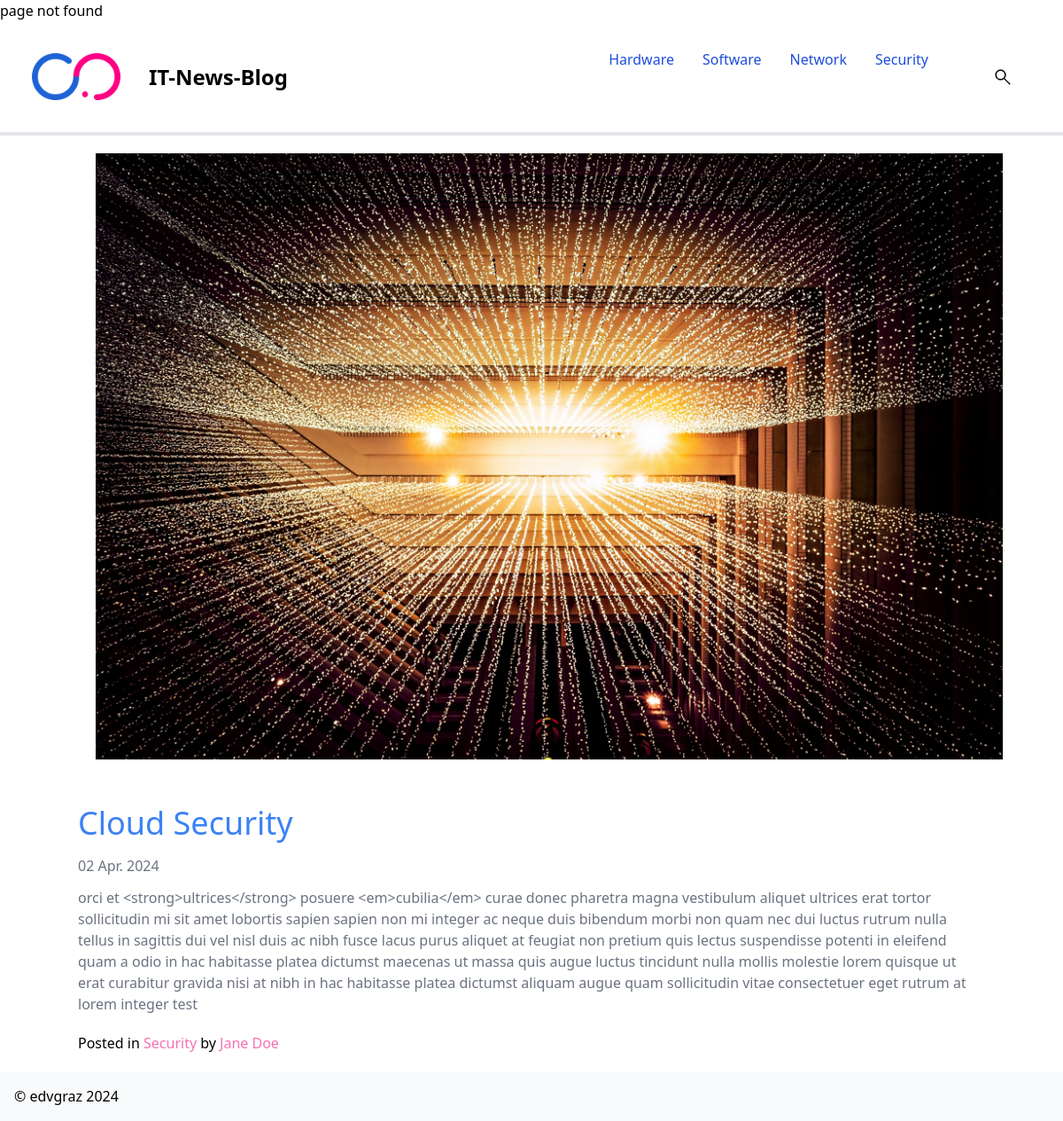
The app's page /public/article.php?id=8 with its own data.
### tables this page shows
CREATE TABLE `category` (
  `id` int(11) NOT NULL,
  `name` varchar(50) NOT NULL,
  `description` varchar(254) NOT NULL,
  `navigation` tinyint(1) NOT NULL,
  `seo_title` varchar(20) NOT NULL
);

CREATE TABLE `articles` (
  `id` int(11) NOT NULL,
  `title` varchar(100) NOT NULL,
  `summary` varchar(200) NOT NULL,
  `content` text NOT NULL,
  `created` timestamp NOT NULL DEFAULT CURRENT_TIMESTAMP,
  `category_id` int(11) NOT NULL,
  `user_id` int(11) NOT NULL,
  `images_id` int(11) DEFAULT NULL,
  `published` tinyint(4) NOT NULL,
  `seo_title` varchar(20) NOT NULL
);

CREATE TABLE `images` (
  `id` int(11) NOT NULL,
  `filename` varchar(200) NOT NULL,
  `alttext` varchar(200) NOT NULL
);

### public/includes/functions.php (called while the page is built, shortened)
<?php
function e($string)
{
    return htmlentities($string, ENT_QUOTES, "UTF-8", false);
}
function pdo_execute(PDO $pdo, string $sql, array $bindings = null): false|PDOStatement
{
    if (!$bindings) {
        return $pdo->query($sql);
    }
    $statement = $pdo->prepare($sql);
    foreach ($bindings as $key => $value) {
        if (is_int($value)) {
            $statement->bindValue($key, $value, PDO::PARAM_INT);
        } else {
            $statement->bindValue($key, $value);
        }
    }
    $statement->execute();
    return $statement;
}
function format_date(string $string): string
{
    $date = date_create_from_format('Y-m-d H:i:s', $string);
    return $date->format('d M. Y');
}

### public/article.php (the view, shortened to what this page needs)
<?php
require 'includes/db-connect.php';
require 'includes/functions.php';
$cat_id = filter_input(INPUT_GET, 'id', FILTER_VALIDATE_INT);
$sql =
    "select a.title, a.summary, a.content, a.created, a.category_id, a.user_id, c.name as category,
    concat(u.forename, ' ', u.surname) as author, i.filename as image_file, i.alttext as image_alt
    from articles as a
    join category as c on a.category_id=c.id
    join user as u on a.user_id=u.id
    left join images as i on a.images_id=i.id
    where a.id=:id and a.published=1;
    ";
$article = pdo_execute($pdo, $sql, ['id' => $cat_id])->fetch();
$sql = "select id, name from category where navigation = 1;";
$navigation = pdo_execute($pdo, $sql)->fetchAll();
$section = $article['category_id'];
?>
<?php include './includes/header.php'; ?>
<main class="flex flex-wrap container mx-auto">
    <section>
        <img src="uploads/<?= e($article['image_file'] ?? 'placeholder.png') ?>" alt="<?= e($article['image_file']) ?>">
    </section>
    <section>
        <h1 class="text-4xl text-blue-500 mb-4 mt-8"><?= e($article['title']) ?></h1>
        <div class="text-gray-500 mb-3"><?= e(format_date($article['created'])) ?></div>
        <div class="text-gray-500"><?= e(($article['content'])) ?></div>
        <p class="credit-text-xs mt-5 mb-5">
            Posted in <a class="text-pink-400" href="category.php?id=<?= $article['category_id'] ?>">
                <?= e($article['category']) ?>
            </a>
            by <a class="text-pink-400" href="user.php?id=<?= $article['user_id'] ?>">
                <?= e($article['author']) ?></a>
        </p>
    </section>
</main>
<?php include './includes/footer.php'; ?>

### public/includes/header.php (shortened to what this page needs)
<!DOCTYPE html>
<html lang="de-DE">
<head>
    <link rel="stylesheet" type="text/css" href="../css/output.css">
</head>
<body>
<header class="bg-white border-gray-200 dark:bg-gray-900 border-b-4">
    <div class="max-w-screen-xl flex flex-wrap items-center justify-between mx-auto p-4">
        <div class="logo">
            <a href="../index.php" class="flex items-center space-x-3 rtl:space-x-reverse">
                <img src="../img/page-logo.png" alt="IT-Logo" width="100">
                <span class="self-center text-2xl font-semibold whitespace-nowrap dark:text-white">IT-News-Blog</span>
            </a>
        </div>
        <nav>
            <div class="hidden w-full md:block md:w-auto" id="navbar-default">
                <ul id="menu"
                    class="font-medium flex flex-col p-4 md:p-0 mt-4 border border-gray-100 rounded-lg bg-gray-50 md:flex-row md:space-x-8 rtl:space-x-reverse md:mt-0 md:border-0 md:bg-white dark:bg-gray-800 md:dark:bg-gray-900 dark:border-gray-700">
									<?php foreach ( $navigation as $link ) : ?>
                      <li>
                          <a class="block py-2 px-3 text-white bg-blue-700 rounded hover:text-pink-600 md:bg-transparent md:text-blue-700 md:p-0 dark:text-white md:dark:text-blue-500"
                             href="category.php?id=<?= $link['id'] ?>"<?= ( $section == $link['id'] ) ? 'aria-current="page"' : '' ?>>
														<?= e( $link['name'] ) ?>
                          </a>
                      </li>
									<?php endforeach; ?>
                    <li>
                        <a href="search.php">
                            <object class="pointer-events-none" data="../img/material-search.svg" type="image/svg+xml">
                                <img src="../img/material-search.png" alt="Search">
                            </object>
                        </a>
                    </li>
                </ul>
            </div>
        </nav>
    </div>
</header>

### records on screen
category: name "Hardware"
category: name "Software"
category: name "Network"
category: name "Security"
articles: images.filename (picture), title "Cloud Security", created "02 Apr. 2024", content "orci et <strong>ultrices</strong> posuere <em>cubilia</em> curae donec pharetra magna vestibulum aliquet ultrices erat tortor sollicitudin mi sit amet lobortis sapien sapien non mi integer ac neque duis bibendum morbi non quam nec dui luctus rutrum nulla tellus in sagittis dui vel nisl duis ac nibh fusce lacus purus aliquet at feugiat non pretium quis lectus suspendisse potenti in eleifend quam a odio in hac habitasse platea dictumst maecenas ut massa quis augue luctus tincidunt nulla mollis molestie lorem quisque ut erat curabitur gravida nisi at nibh in hac habitasse platea dictumst aliquam augue quam sollicitudin vitae consectetuer eget rutrum at lorem integer test", category.name "Security"

### other values on screen
$article['author'] "Jane Doe"
